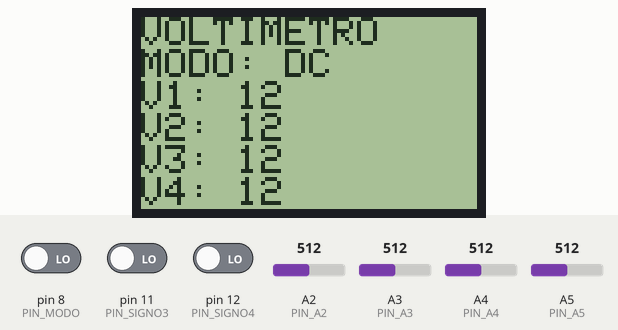
Recording of a sketch running on a simulated Arduino Uno, built with avr-gcc and run on an emulated ATmega328P. Parts: 84×48 one-colour display. Inputs (shaded band) come from the test bench; at power-on: A2 (PIN_A2) = 512, pin 11 (PIN_SIGNO3) LOW, A3 (PIN_A3) = 512, A4 (PIN_A4) = 512, A5 (PIN_A5) = 512, pin 12 (PIN_SIGNO4) LOW, pin 8 (PIN_MODO) LOW. What the sketch prints to the serial monitor is not drawn.

Above: at 1.2 s.
1.3 s: A2 (PIN_A2) set to 306
At 1.9 s:
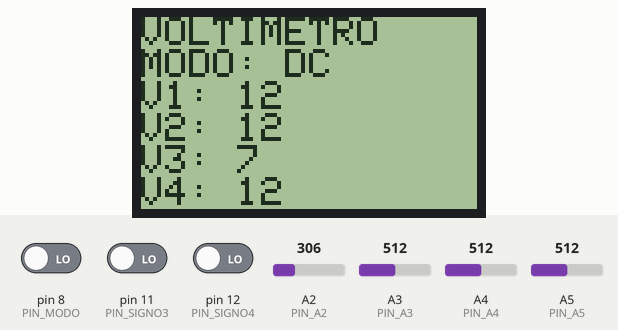
4.3 s: pin 11 (PIN_SIGNO3) driven HIGH
At 4.8 s:
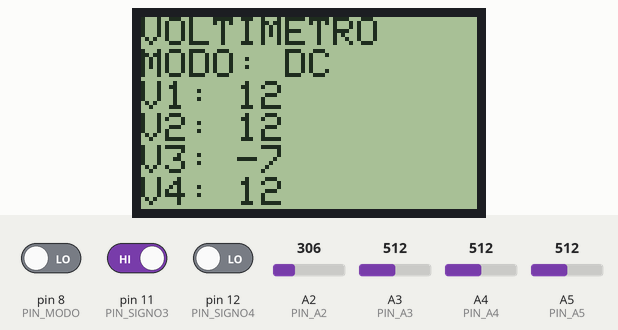
5.8 s: A3 (PIN_A3) set to 716
At 6.3 s:
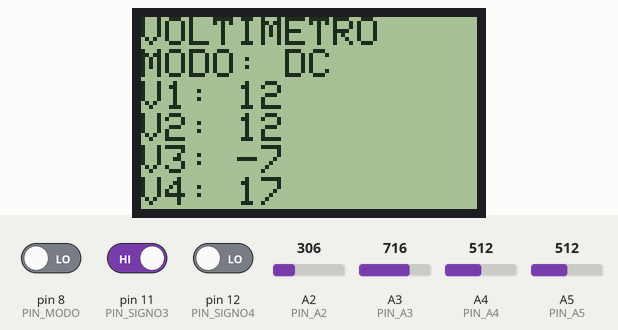
7.3 s: A4 (PIN_A4) set to 716
At 7.9 s:
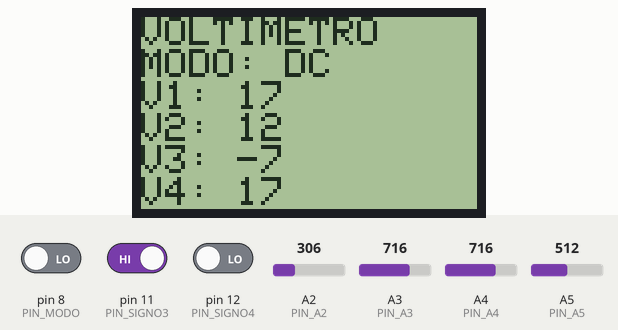
8.8 s: A5 (PIN_A5) set to 716
At 9.5 s:
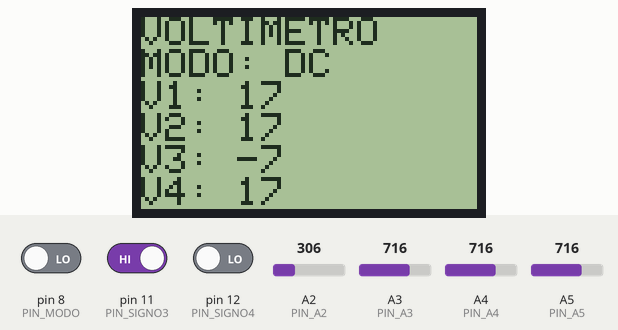
10.3 s: pin 12 (PIN_SIGNO4) driven HIGH
At 11.1 s:
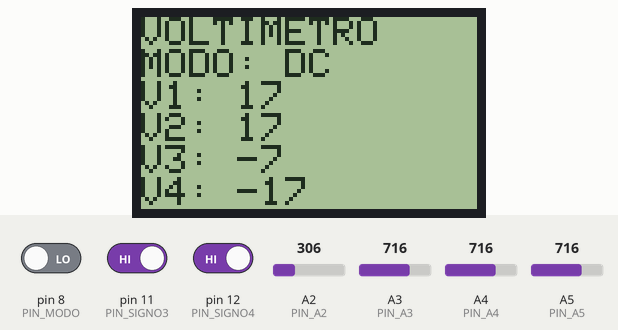
Timing chart, 0 to 12.8 s (numbered marks = the images above; inputs shaded):
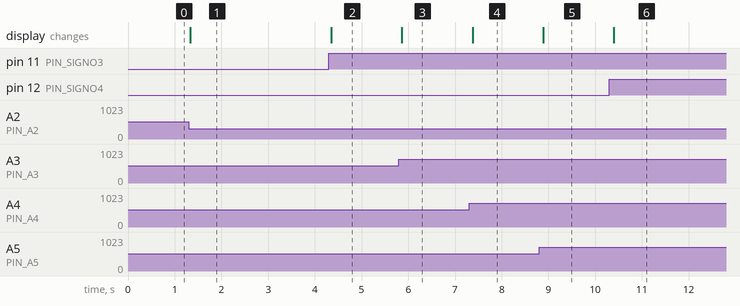

Measured:
- after the input at 1.3 s, the display: changes at once (image 1)
- after the input at 4.3 s, the display: changes after 0.05 s (image 2)
- after the input at 5.8 s, the display: changes after 0.06 s (image 3)
- after the input at 7.3 s, the display: changes after 0.07 s (image 4)
- after the input at 8.8 s, the display: changes after 0.09 s (image 5)
- after the input at 10.3 s, the display: changes after 0.10 s (image 6)

The sketch:

programa.ino
```cpp
#include <PCD8544.h>

#define PIN_A2 A2
#define PIN_A3 A3
#define PIN_A4 A4
#define PIN_A5 A5
#define PIN_MODO 8
#define PIN_SIGNO1 0
#define PIN_SIGNO2 1
#define PIN_SIGNO3 11
#define PIN_SIGNO4 12

static const byte glyph[] = { B00010000, B00110100, B00110000, B00110100, B00010000 };
static PCD8544 lcd;
int estadoAnterior = LOW;
const int muestrasPorPeriodo = 100;

String MODO = "DC";
String signo1 = "";
String signo2 = "";
String signo3 = "";
String signo4 = "";
String rms = "";
int Volt1;
int Volt2;
int Volt3;
int Volt4;

void setup() {
  pinMode(PIN_MODO, INPUT);

  pinMode(PIN_SIGNO1, INPUT);
  pinMode(PIN_SIGNO2, INPUT);
  pinMode(PIN_SIGNO3, INPUT);
  pinMode(PIN_SIGNO4, INPUT);
  Serial.begin(9600);
  lcd.begin(84, 48);
}


void loop() {

  lcd.clear();
  int V1 = analogRead(PIN_A4);
  int V2 = analogRead(PIN_A5);
  int V3 = analogRead(PIN_A2);
  int V4 = analogRead(PIN_A3);

  int S1 = digitalRead(PIN_SIGNO1);
  int S2 = digitalRead(PIN_SIGNO2);
  int S3 = digitalRead(PIN_SIGNO3);
  int S4 = digitalRead(PIN_SIGNO4);

  int estadoActual = digitalRead(PIN_MODO);

  if (estadoActual != estadoAnterior) {

    if (estadoActual == LOW) {
      if (MODO=="DC"){
        MODO = "AC";
      }
      else if (MODO=="AC"){
        MODO = "DC";
      }
    }
    estadoAnterior = estadoActual;
  }


  if(MODO=="DC"){
    rms = "";

    if(S1 == HIGH){
      signo1="-";
    }
    else{
      signo1="";
    }

    if(S2 == HIGH){
      signo2="-";
    }
    else{
      signo2="";
    }

    if(S3 == HIGH){
      signo3="-";
    }
    else{
      signo3="";
    }

    if(S4 == HIGH){
      signo4="-";
    }
    else{
      signo4="";
    }

    Volt1=V1/42;
    Volt2=V2/42;
    Volt3=V3/42;
    Volt4=V4/42;

  }
  else if(MODO=="AC"){
    int MaxV1 = 0;
    int MaxV2 = 0;
    int MaxV3 = 0;
    int MaxV4 = 0;
    rms = " rms";

    for (int i = 0; i < muestrasPorPeriodo; ++i) {
      V1 = analogRead(PIN_A4);
      MaxV1 = max(MaxV1, V1);
    }

    for (int i = 0; i < muestrasPorPeriodo; ++i) {
      V2 = analogRead(PIN_A5);
      MaxV2 = max(MaxV2, V2);
    }

    for (int i = 0; i < muestrasPorPeriodo; ++i) {
      V3 = analogRead(PIN_A2);
      MaxV3 = max(MaxV3, V3);
    }

    for (int i = 0; i < muestrasPorPeriodo; ++i) {
      V4 = analogRead(PIN_A3);
      MaxV4 = max(MaxV4, V4);
    }

    Volt1=(MaxV1/42)*0.707;
    Volt2=(MaxV2/42)*0.707;
    Volt3=(MaxV3/42)*0.707;
    Volt4=(MaxV4/42)*0.707;

  }


  lcd.setCursor(0, 0);
  lcd.print("VOLTIMETRO");
  lcd.setCursor(0, 1);
  lcd.print("MODO: ");
  lcd.print(MODO);

  lcd.setCursor(0, 2);
  lcd.print("V1: ");
  lcd.print(signo1);
  lcd.print(Volt1,DEC);
  lcd.print(rms);

  lcd.setCursor(0, 3);
  lcd.print("V2: ");
  lcd.print(signo2);
  lcd.print(Volt2,DEC);
  lcd.print(rms);

  lcd.setCursor(0, 4);
  lcd.print("V3: ");
  lcd.print(signo3);
  lcd.print(Volt3,DEC);
  lcd.print(rms);

  lcd.setCursor(0, 5);
  lcd.print("V4: ");
  lcd.print(signo4);
  lcd.print(Volt4,DEC);
  lcd.print(rms);


  Serial.print(MODO);

  Serial.print(",");
  Serial.print(signo1);
  Serial.print(Volt1,DEC);

  Serial.print(",");
  Serial.print(signo2);
  Serial.print(Volt2,DEC);

  Serial.print(",");
  Serial.print(signo3);
  Serial.print(Volt3,DEC);


  Serial.print(",");
  Serial.print(signo4);
  Serial.print(Volt4,DEC);
  Serial.println();
  delay(200);
}
```
